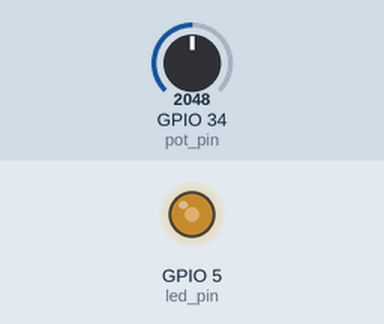
Simulated run of this program. Board: ESP32 board running MicroPython. Shown: output pins drawn as LEDs (lit = HIGH). Inputs (shaded band) come from the test bench; at power-on: GPIO 34 (pot_pin) = 2048 (analog values on the 0–4095 scale).

Above: at 1.2 s.
1.3 s: GPIO 34 (pot_pin) set to 2866
At 2.3 s:
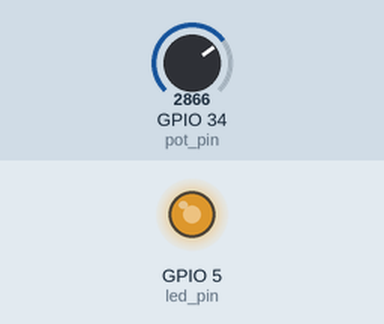
2.8 s: GPIO 34 (pot_pin) set to 3603
At 3.5 s:
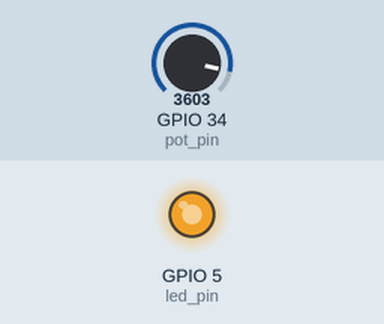
4.3 s: GPIO 34 (pot_pin) set to 491
At 4.7 s:
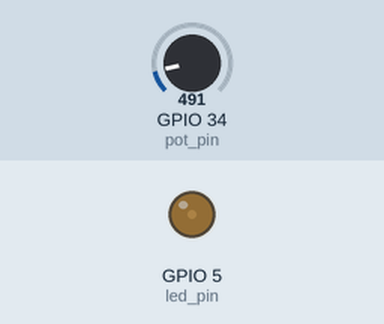
5.8 s: GPIO 34 (pot_pin) set to 0
At 7.0 s:
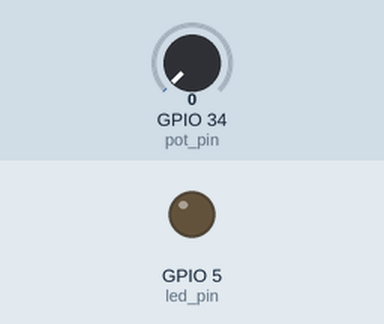
Timing chart, 0 to 8.3 s (numbered marks = the images above; inputs shaded):
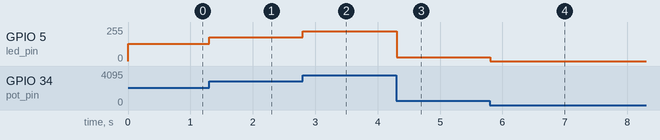

The program:

main.py
```python
from machine import Pin, ADC, PWM
import time

# Definir el pin del potenciómetro y del LED
pot_pin = ADC(Pin(34))  # Pin analógico para el potenciómetro (GPIO 34 en ESP32)
led_pin = PWM(Pin(5))   # Pin PWM para el LED (GPIO 5 en ESP32)

while True:
    # Leer el valor del potenciómetro
    pot_value = pot_pin.read()

    # Mapear el valor del potenciómetro al rango de 0 a 1023 (PWM)
    pwm_value = int(pot_value / 4)  # La función PWM de MicroPython acepta valores de 0 a 1023

    # Establecer la intensidad del LED usando PWM
    led_pin.duty(pwm_value)

    # Pequeña pausa para evitar rebotes del potenciómetro
    time.sleep(0.1)
```

Measured:
- after the input at 1.3 s, GPIO 5 (led_pin): 128/255 → 178/255 at once
- after the input at 2.8 s, GPIO 5 (led_pin): 178/255 → 224/255 at once
- after the input at 4.3 s, GPIO 5 (led_pin): 224/255 → 30/255 at once
- after the input at 5.8 s, GPIO 5 (led_pin): 30/255 → 0/255 at once
